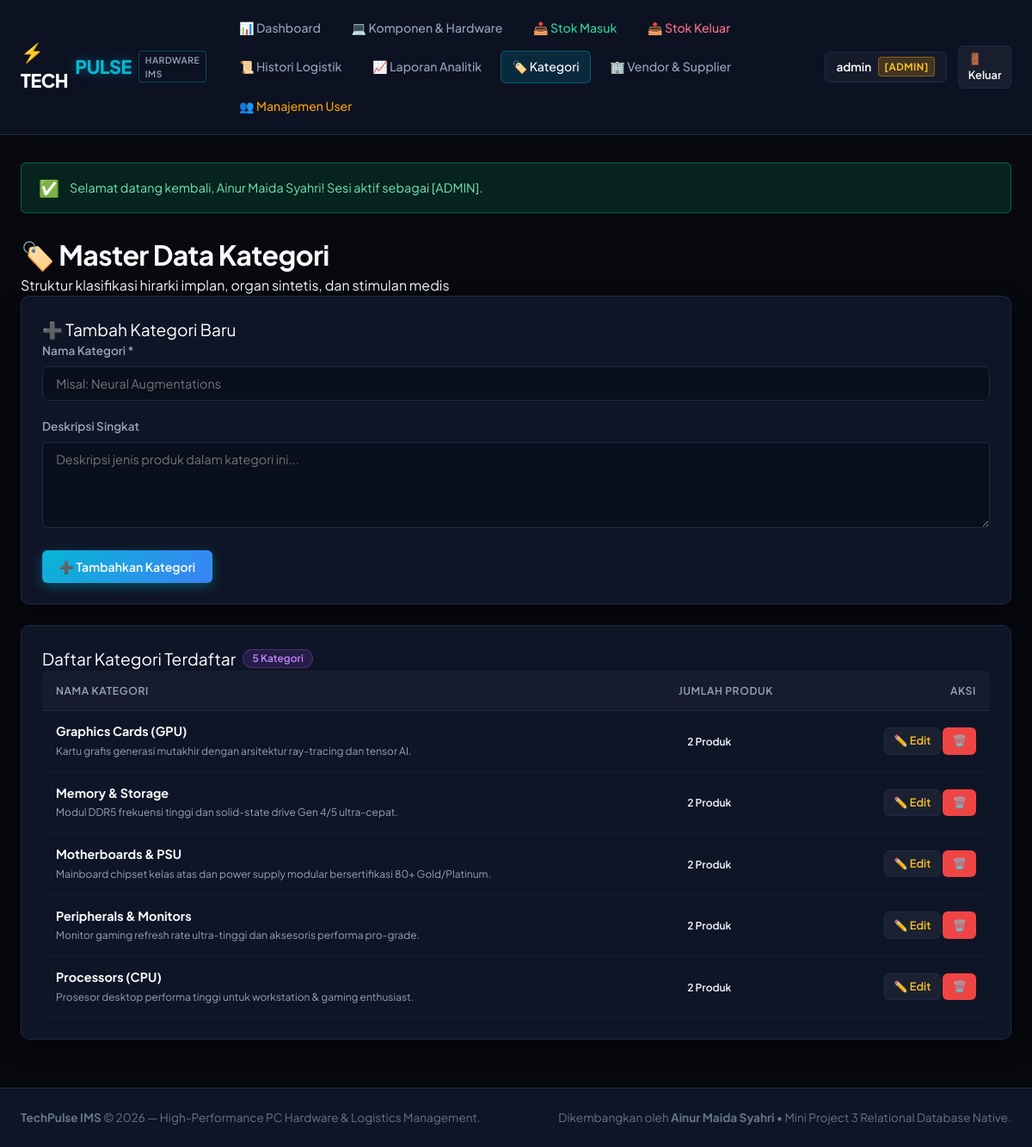
The app's page /categories.php (signed in) with its own data.
### tables this page shows
CREATE TABLE `categories` (
    `id` INT AUTO_INCREMENT PRIMARY KEY,
    `name` VARCHAR(100) NOT NULL UNIQUE,
    `description` TEXT DEFAULT NULL,
    `created_at` TIMESTAMP DEFAULT CURRENT_TIMESTAMP
);

### helpers/auth.php (called while the page is built, shortened)
<?php
function is_logged_in() {
    return isset($_SESSION['user']) && !empty($_SESSION['user']['id']);
}
function is_admin() {
    return is_logged_in() && ($_SESSION['user']['role'] === 'admin');
}

### helpers/escape.php (called while the page is built, shortened)
<?php
function e($string) {
    return htmlspecialchars((string)$string, ENT_QUOTES, 'UTF-8');
}

### categories.php (the view, shortened to what this page needs)
<?php
require_once __DIR__ . '/views/header.php';
$edit_category = null;
$categories = $pdo->query("
    SELECT c.*, COUNT(p.id) AS product_count
    FROM categories c
    LEFT JOIN products p ON p.category_id = c.id
    GROUP BY c.id, c.name, c.description, c.created_at
    ORDER BY c.name ASC
")->fetchAll();
?>
<div class="page-header">
    <div>
        <h1 class="page-title">🏷️ Master Data Kategori</h1>
        <div class="page-subtitle">Struktur klasifikasi hirarki implan, organ sintetis, dan stimulan medis</div>
    </div>
</div>
<div class="grid-cols-2">
    <div class="card">
        <div class="card-title">
            <span><?= $edit_category ? '✏️ Edit Kategori' : '➕ Tambah Kategori Baru' ?></span>
        </div>
        <?php if (!is_admin()): ?>
            <div class="alert alert-info">
                ℹ️ Anda login sebagai <strong>Staff</strong> (Mode Baca Saja). Penambahan dan perubahan kategori hanya dapat dilakukan oleh <strong>Admin</strong>.
            </div>
        <?php else: ?>
            <form action="categories.php" method="POST">
                <div class="form-group">
                    <label class="form-label" for="name">Nama Kategori *</label>
                    <input type="text" id="name" name="name" class="form-control"
                           value="<?= e($edit_category['name'] ?? '') ?>" placeholder="Misal: Neural Augmentations" required>
                </div>
                <div class="form-group">
                    <label class="form-label" for="description">Deskripsi Singkat</label>
                    <textarea id="description" name="description" class="form-control"
                              placeholder="Deskripsi jenis produk dalam kategori ini..."><?= e($edit_category['description'] ?? '') ?></textarea>
                </div>
                <button type="submit" class="btn btn-primary">
                    <?= $edit_category ? '💾 Simpan Perubahan' : '➕ Tambahkan Kategori' ?>
                </button>
            </form>
        <?php endif; ?>
    </div>
    <div class="card">
        <div class="card-title">
            <span>Daftar Kategori Terdaftar</span>
            <span class="badge badge-purple"><?= count($categories) ?> Kategori</span>
        </div>
        <div class="table-responsive">
            <table class="custom-table">
                <thead>
                    <tr>
                        <th>Nama Kategori</th>
                        <th>Jumlah Produk</th>
                        <?php if (is_admin()): ?>
                            <th style="text-align: right;">Aksi</th>
                        <?php endif; ?>
                    </tr>
                </thead>
                <tbody>
                    <?php foreach ($categories as $cat): ?>
                        <tr>
                            <td>
                                <strong><?= e($cat['name']) ?></strong><br>
                                <small style="color: var(--text-muted);"><?= e($cat['description'] ?: '-') ?></small>
                            </td>
                            <td>
                                <span class="badge badge-cyan"><?= (int)$cat['product_count'] ?> Produk</span>
                            </td>
                            <?php if (is_admin()): ?>
                                <td style="text-align: right; white-space: nowrap;">
                                    <a href="categories.php?action=edit&id=<?= $cat['id'] ?>" class="btn btn-secondary btn-sm" style="color: #fbbf24;">
                                        ✏️ Edit
                                    </a>
                                    <a href="categories.php?action=delete&id=<?= $cat['id'] ?>" class="btn btn-danger btn-sm"
                                       onclick="return confirm('Hapus kategori <?= e($cat['name']) ?>? Jika memiliki produk, penghapusan akan dicegah.');">
                                        🗑️
                                    </a>
                                </td>
                            <?php endif; ?>
                        </tr>
                    <?php endforeach; ?>
                </tbody>
            </table>
        </div>
    </div>
</div>
<?php require_once __DIR__ . '/views/footer.php'; ?>

### assets/css/style.css (style rules this page uses)
:root { --bg-dark: #07090e; --bg-card: #0e1526; --bg-card-hover: #141f38; --bg-input: #0a0f1d; --border-color: #1e2b45; --border-accent: rgba(6, 182, 212, 0.35); --text-main: #f8fafc; --text-muted: #94a3b8; --text-dim: #64748b; --cyan-neon: #06b6d4; --cyan-glow: rgba(6, 182, 212, 0.45); --blue-accent: #3b82f6; --violet-accent: #8b5cf6; --indigo-neon: #6366f1; --emerald-neon: #10b981; --amber-neon: #f59e0b; --rose-neon: #f43f5e; --purple-neon: #a855f7; --radius-sm: 6px; --radius-md: 10px; --radius-lg: 14px; --shadow-card: 0 10px 28px rgba(0, 0, 0, 0.45); --shadow-glow: 0 0 20px rgba(6, 182, 212, 0.25); }
* { box-sizing: border-box; margin: 0; padding: 0; }
body { background-color: var(--bg-dark); color: var(--text-main); font-family: 'Plus Jakarta Sans', sans-serif; min-height: 100vh; display: flex; flex-direction: column; line-height: 1.5; }
h1, h2, h3, h4, .brand-font { letter-spacing: -0.02em; font-weight: 700; }
.card { background: var(--bg-card); border: 1px solid var(--border-color); border-radius: var(--radius-md); padding: 1.5rem; box-shadow: var(--shadow-card); margin-bottom: 1.5rem; position: relative; overflow: hidden; transition: border-color 0.2s ease; }
.card-title { font-size: 1.2rem; color: #fff; display: flex; align-items: center; gap: 0.5rem; }
.grid-cols-2 { grid-template-columns: repeat(2, minmax(0, 1fr)); }
.table-responsive { overflow-x: auto; border-radius: var(--radius-sm); }
table { width: 100%; border-collapse: collapse; font-size: 0.9rem; text-align: left; }
th { background: rgba(255, 255, 255, 0.03); color: var(--text-muted); font-weight: 600; text-transform: uppercase; font-size: 0.76rem; letter-spacing: 0.6px; padding: 0.85rem 1rem; border-bottom: 1px solid var(--border-color); }
td { padding: 0.85rem 1rem; border-bottom: 1px solid rgba(255, 255, 255, 0.04); color: var(--text-main); vertical-align: middle; }
.badge { display: inline-block; padding: 0.25rem 0.65rem; border-radius: 9999px; font-size: 0.75rem; font-weight: 600; line-height: 1; }
.badge-purple { background: rgba(168, 85, 247, 0.15); color: #c084fc; border: 1px solid rgba(168, 85, 247, 0.3); }
.btn { display: inline-flex; align-items: center; justify-content: center; gap: 0.45rem; padding: 0.55rem 1.15rem; font-size: 0.88rem; font-weight: 600; border-radius: var(--radius-sm); text-decoration: none; cursor: pointer; border: 1px solid transparent; transition: all 0.2s ease; font-family: inherit; }
.btn-primary { background: linear-gradient(135deg, #06b6d4, #3b82f6); color: #fff; box-shadow: 0 4px 14px rgba(6, 182, 212, 0.35); }
.btn-secondary { background: rgba(255, 255, 255, 0.05); color: var(--text-main); border-color: var(--border-color); }
.btn-danger { background: #ef4444; color: #fff; }
.btn-sm { padding: 0.32rem 0.65rem; font-size: 0.8rem; }
.form-group { margin-bottom: 1.25rem; }
.form-label { display: block; margin-bottom: 0.45rem; font-size: 0.85rem; font-weight: 600; color: var(--text-muted); }
.form-control, .form-select { width: 100%; padding: 0.65rem 0.95rem; font-size: 0.9rem; color: #fff; background-color: var(--bg-input); border: 1px solid var(--border-color); border-radius: var(--radius-sm); transition: border-color 0.2s ease; font-family: inherit; }
textarea.form-control { min-height: 100px; resize: vertical; }

### records on screen
categories: name "Graphics Cards (GPU)", description "Kartu grafis generasi mutakhir dengan arsitektur ray-tracing dan tensor AI.", product_count "2"
categories: name "Memory & Storage", description "Modul DDR5 frekuensi tinggi dan solid-state drive Gen 4/5 ultra-cepat.", product_count "2"
categories: name "Motherboards & PSU", description "Mainboard chipset kelas atas dan power supply modular bersertifikasi 80+ Gold/Platinum.", product_count "2"
categories: name "Peripherals & Monitors", description "Monitor gaming refresh rate ultra-tinggi dan aksesoris performa pro-grade.", product_count "2"
categories: name "Processors (CPU)", description "Prosesor desktop performa tinggi untuk workstation & gaming enthusiast.", product_count "2"

### other values on screen
$current_user['username'] "admin"
$current_user['role'] "ADMIN"
$icon "✅"
$flash['message'] "Selamat datang kembali, Ainur Maida Syahri! Sesi aktif sebagai [ADMIN]."
count($categories) "5"
